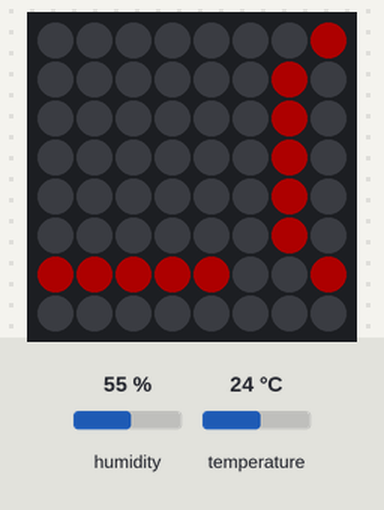
A sketch run on a simulated Arduino Uno, built with avr-gcc and run on an emulated ATmega328P. Shown: 8×8 RGB LED matrix (first LED top left, wired row by row). The test bench sets the inputs (shaded band); at power-on: humidity 55 %, temperature 24 °C. Dim RGB values are drawn brighter than linear; what the sketch prints to the serial monitor is not drawn.

Above: at 0.1 s.
At 3.07 s:
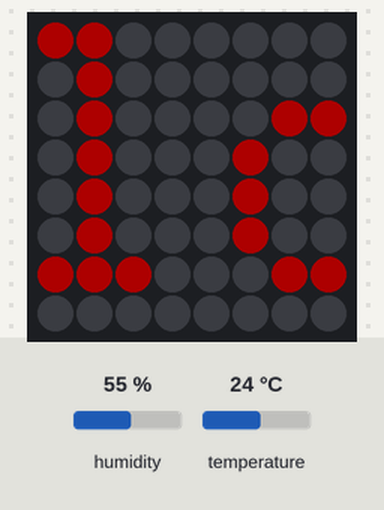
At 6.43 s:
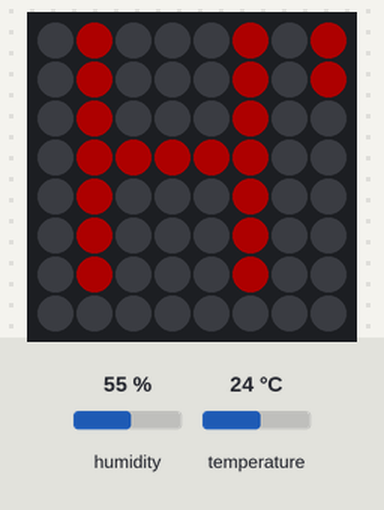
At 9.59 s:
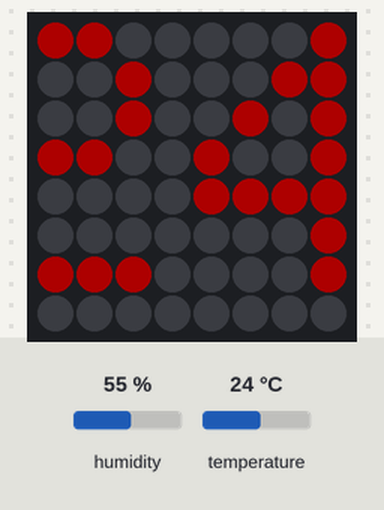
At 12.8 s:
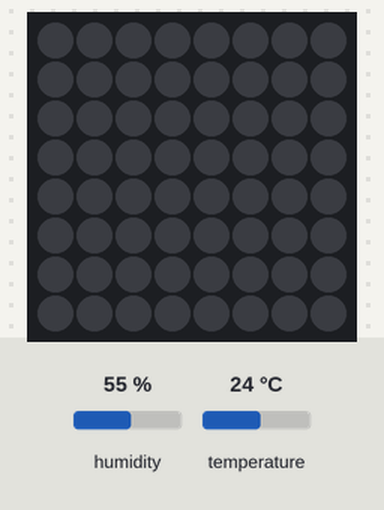
At 17.79 s:
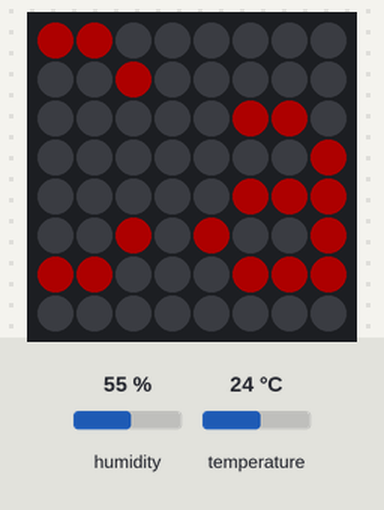

The sketch:

Matriz_de_Led_8x8_RGB_con_Sensor_DHT11.ino
```cpp
#include <Adafruit_GFX.h>
#include <Adafruit_NeoMatrix.h>
#include <Adafruit_NeoPixel.h>
#include <String.h>

#include <Adafruit_Sensor.h>
#include <DHT.h>
#include <DHT_U.h>

#define DHTPIN 13     // Pin digital conectado al sensor
#define DHTTYPE DHT11   // Tipo de sensor DHT
DHT dht(DHTPIN, DHTTYPE);

#define PIN            6
#define NUMPIXELS      64

Adafruit_NeoMatrix matrix = Adafruit_NeoMatrix(8, 8, PIN,
  NEO_MATRIX_TOP     + NEO_MATRIX_LEFT +
  NEO_MATRIX_COLUMNS + NEO_MATRIX_ZIGZAG,
  NEO_GRB            + NEO_KHZ800);

void setup() {
  Serial.begin(9600);

  matrix.begin();
  matrix.setTextWrap(false);
  matrix.setBrightness(50);
  matrix.setTextColor(matrix.Color(255, 0, 0));
}

void loop() {
    //float hum = dht.readHumidity();
  float tem = dht.readTemperature();
  Serial.print(tem);
  int valor = 12345;
    String cadena = "_Carlos DHT: ";
    String resultado = cadena + String(tem);
  // Desplazar el texto por la pantalla
  for (int i = 0; i < matrix.width() * resultado.length(); i++) {
    matrix.fillScreen(0);
    matrix.setCursor(-i, 0);
    matrix.print(resultado);
    matrix.show();
    delay(100);
  }
}
```

Measured:
- by itself, everything shown: repeats every 16.7 s, in 107 steps
- what the display in image 4 shows lasts 4.0 s, from 12.8 s to 16.8 s
